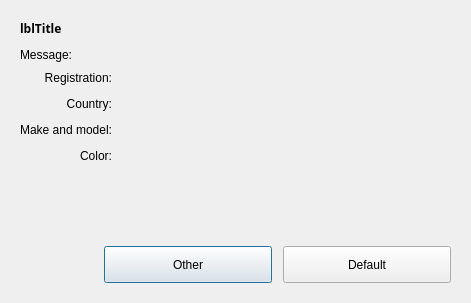
<?xml version="1.0" encoding="UTF-8"?>
<ui version="4.0">
 <class>Dialog</class>
 <widget class="QDialog" name="Dialog">
  <property name="geometry">
   <rect>
    <x>0</x>
    <y>0</y>
    <width>471</width>
    <height>303</height>
   </rect>
  </property>
  <property name="windowTitle">
   <string>Dialog</string>
  </property>
  <property name="autoFillBackground">
   <bool>false</bool>
  </property>
  <layout class="QVBoxLayout" name="verticalLayout_2">
   <item>
    <widget class="QFrame" name="frContainer">
     <property name="frameShape">
      <enum>QFrame::NoFrame</enum>
     </property>
     <property name="frameShadow">
      <enum>QFrame::Raised</enum>
     </property>
     <layout class="QVBoxLayout" name="verticalLayout">
      <item>
       <layout class="QHBoxLayout" name="DialogTitle">
        <property name="bottomMargin">
         <number>5</number>
        </property>
        <item>
         <widget class="QLabel" name="lblTitle">
          <property name="sizePolicy">
           <sizepolicy hsizetype="Preferred" vsizetype="Preferred">
            <horstretch>0</horstretch>
            <verstretch>0</verstretch>
           </sizepolicy>
          </property>
          <property name="maximumSize">
           <size>
            <width>16777215</width>
            <height>45</height>
           </size>
          </property>
          <property name="font">
           <font>
            <family>Century Gothic</family>
            <weight>75</weight>
            <bold>true</bold>
           </font>
          </property>
          <property name="text">
           <string>lblTitle</string>
          </property>
         </widget>
        </item>
       </layout>
      </item>
      <item>
       <widget class="QLabel" name="lblMessage">
        <property name="text">
         <string>Message:</string>
        </property>
       </widget>
      </item>
      <item>
       <layout class="QHBoxLayout" name="horizontalLayout_2">
        <item>
         <layout class="QGridLayout" name="gridLayout">
          <item row="0" column="0">
           <widget class="QLabel" name="lblRegistrationTitle">
            <property name="text">
             <string>Registration:</string>
            </property>
            <property name="alignment">
             <set>Qt::AlignRight|Qt::AlignTrailing|Qt::AlignVCenter</set>
            </property>
           </widget>
          </item>
          <item row="0" column="1">
           <widget class="QFrame" name="txtRegistrationValue">
            <property name="minimumSize">
             <size>
              <width>150</width>
              <height>20</height>
             </size>
            </property>
            <property name="maximumSize">
             <size>
              <width>150</width>
              <height>40</height>
             </size>
            </property>
            <property name="frameShape">
             <enum>QFrame::NoFrame</enum>
            </property>
            <property name="frameShadow">
             <enum>QFrame::Raised</enum>
            </property>
           </widget>
          </item>
          <item row="1" column="0">
           <widget class="QLabel" name="lblCountryTitle">
            <property name="text">
             <string>Country:</string>
            </property>
            <property name="alignment">
             <set>Qt::AlignRight|Qt::AlignTrailing|Qt::AlignVCenter</set>
            </property>
           </widget>
          </item>
          <item row="1" column="1">
           <widget class="QFrame" name="cboCountryValue">
            <property name="minimumSize">
             <size>
              <width>0</width>
              <height>20</height>
             </size>
            </property>
            <property name="maximumSize">
             <size>
              <width>310</width>
              <height>40</height>
             </size>
            </property>
            <property name="frameShape">
             <enum>QFrame::NoFrame</enum>
            </property>
            <property name="frameShadow">
             <enum>QFrame::Raised</enum>
            </property>
           </widget>
          </item>
          <item row="2" column="0">
           <widget class="QLabel" name="lblMakeAndModelTitle">
            <property name="text">
             <string>Make and model:</string>
            </property>
            <property name="alignment">
             <set>Qt::AlignRight|Qt::AlignTrailing|Qt::AlignVCenter</set>
            </property>
           </widget>
          </item>
          <item row="2" column="1">
           <layout class="QHBoxLayout" name="horizontalLayout">
            <item>
             <widget class="QFrame" name="txtMakeValue">
              <property name="minimumSize">
               <size>
                <width>150</width>
                <height>20</height>
               </size>
              </property>
              <property name="maximumSize">
               <size>
                <width>150</width>
                <height>40</height>
               </size>
              </property>
              <property name="frameShape">
               <enum>QFrame::NoFrame</enum>
              </property>
              <property name="frameShadow">
               <enum>QFrame::Raised</enum>
              </property>
             </widget>
            </item>
            <item>
             <widget class="QFrame" name="txtModelValue">
              <property name="minimumSize">
               <size>
                <width>150</width>
                <height>20</height>
               </size>
              </property>
              <property name="maximumSize">
               <size>
                <width>150</width>
                <height>40</height>
               </size>
              </property>
              <property name="frameShape">
               <enum>QFrame::NoFrame</enum>
              </property>
              <property name="frameShadow">
               <enum>QFrame::Raised</enum>
              </property>
             </widget>
            </item>
           </layout>
          </item>
          <item row="3" column="0">
           <widget class="QLabel" name="lblColorValue">
            <property name="text">
             <string>Color:</string>
            </property>
            <property name="alignment">
             <set>Qt::AlignRight|Qt::AlignTrailing|Qt::AlignVCenter</set>
            </property>
           </widget>
          </item>
          <item row="3" column="1">
           <widget class="QFrame" name="txtColorValue">
            <property name="minimumSize">
             <size>
              <width>150</width>
              <height>20</height>
             </size>
            </property>
            <property name="maximumSize">
             <size>
              <width>150</width>
              <height>40</height>
             </size>
            </property>
            <property name="frameShape">
             <enum>QFrame::NoFrame</enum>
            </property>
            <property name="frameShadow">
             <enum>QFrame::Raised</enum>
            </property>
           </widget>
          </item>
         </layout>
        </item>
        <item>
         <spacer name="ContentRightSpacer">
          <property name="orientation">
           <enum>Qt::Horizontal</enum>
          </property>
          <property name="sizeHint" stdset="0">
           <size>
            <width>15</width>
            <height>17</height>
           </size>
          </property>
         </spacer>
        </item>
       </layout>
      </item>
      <item>
       <spacer name="ContentBottomSpacer">
        <property name="orientation">
         <enum>Qt::Vertical</enum>
        </property>
        <property name="sizeHint" stdset="0">
         <size>
          <width>20</width>
          <height>43</height>
         </size>
        </property>
       </spacer>
      </item>
      <item>
       <layout class="QHBoxLayout" name="DialogButtons">
        <property name="topMargin">
         <number>5</number>
        </property>
        <item>
         <spacer name="ButtonAlignSpacer">
          <property name="orientation">
           <enum>Qt::Horizontal</enum>
          </property>
          <property name="sizeHint" stdset="0">
           <size>
            <width>40</width>
            <height>20</height>
           </size>
          </property>
         </spacer>
        </item>
        <item>
         <widget class="QPushButton" name="btnCancel">
          <property name="enabled">
           <bool>true</bool>
          </property>
          <property name="minimumSize">
           <size>
            <width>168</width>
            <height>37</height>
           </size>
          </property>
          <property name="maximumSize">
           <size>
            <width>168</width>
            <height>37</height>
           </size>
          </property>
          <property name="text">
           <string>Other</string>
          </property>
          <property name="default">
           <bool>false</bool>
          </property>
         </widget>
        </item>
        <item>
         <spacer name="ButtonsSpacer">
          <property name="orientation">
           <enum>Qt::Horizontal</enum>
          </property>
          <property name="sizeType">
           <enum>QSizePolicy::Fixed</enum>
          </property>
          <property name="sizeHint" stdset="0">
           <size>
            <width>5</width>
            <height>20</height>
           </size>
          </property>
         </spacer>
        </item>
        <item>
         <widget class="QPushButton" name="btnOK">
          <property name="enabled">
           <bool>true</bool>
          </property>
          <property name="minimumSize">
           <size>
            <width>168</width>
            <height>37</height>
           </size>
          </property>
          <property name="maximumSize">
           <size>
            <width>168</width>
            <height>37</height>
           </size>
          </property>
          <property name="text">
           <string>Default</string>
          </property>
          <property name="default">
           <bool>false</bool>
          </property>
         </widget>
        </item>
       </layout>
      </item>
     </layout>
    </widget>
   </item>
  </layout>
 </widget>
 <resources/>
 <connections/>
</ui>
